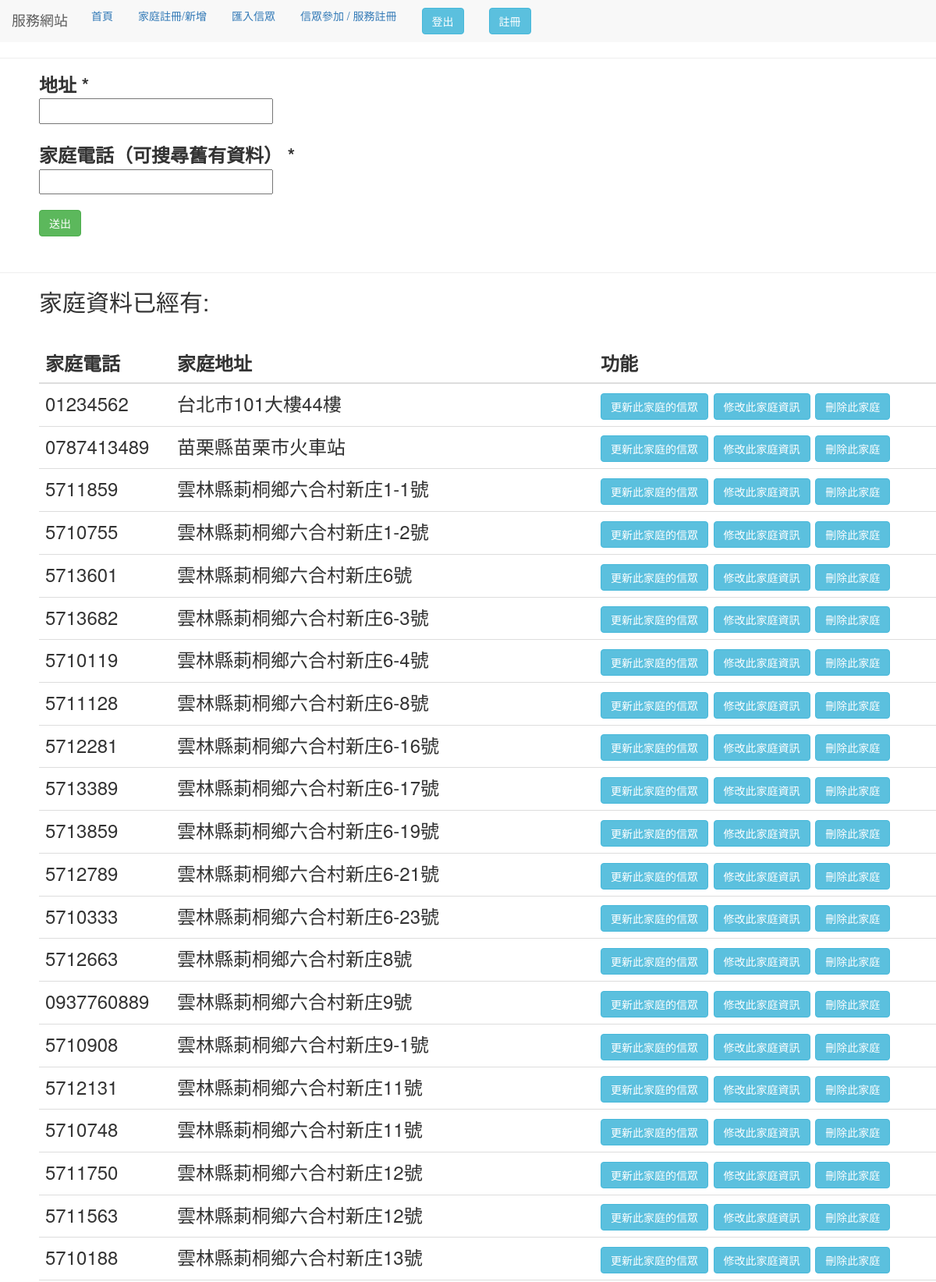
The page /home_register (signed in, upper part) on the database its author committed.
### use_app/models.py (models this page shows)
class Home(models.Model):
    address = models.CharField(verbose_name='地址', max_length=100)
    home_phone = models.CharField(verbose_name='家庭電話', max_length=100)
    class Meta:
        verbose_name_plural = '家庭資料庫'

### use_app/views.py (the view, shortened to what this page needs)
# urls.py: path('home_register', views.home_form),
@login_required(login_url='/use_login')
def home_form(request):
    form = homeform(request.POST or None)
    title_one = "家庭電話"
    title_two = "家庭地址"
    get_x = "家庭資料"
    get_all_data = Home.objects.all()  # 表單資料
    load_js = "home"
    x_bug = ""
    context = locals()
    return render(request, "form.html", context)

### use_app/forms.py
class homeform(forms.Form):
    address = forms.CharField(label="地址")
    phone = forms.CharField(label="家庭電話",
                            validators=[
                                validators.RegexValidator(
                                    "(^\d{2}-?\d{3}-?\d{4}$)|(^\d{10}$)",
                                    message='請輸入正確格式的電話號碼！')
                            ])

### templates/form.html (shortened to what this page needs)
{% extends "base.html" %}
{% block form %}
<head>
    <link rel="stylesheet" href="//code.jquery.com/ui/1.12.1/themes/base/jquery-ui.css">
</head>
<body>
    <div style="margin-left:50px;">
        <form method='POST' enctype="multipart/form-data" novalidate>
            <div class="col-6">
                <label for="id_address" class="control-label requiredField">
                    地址
                    <span class="asteriskField">*</span>
                </label>
                <br />
                {{form.address}}
                <br /><br />
                <label for="id_phone" class="control-label requiredField">
                    家庭電話（可搜尋舊有資料）
                    <span class="asteriskField">*</span>
                </label>
                <br />
                {{form.phone}}
            </div>
            <input type="submit" class="btn btn-success" value="送出" style="margin-top:20px">
        </form>
    </div>
    <br>
    <hr>
    <div style="margin-left:50px;">
        <h2>{{ get_x }}已經有:</h2>
        {% if get_all_data.all %}
        <br>
        <table class="table" id="data_table">
            <thead>
                <tr>
                    <th scope="col">{{title_one}}</th>
                    <th scope="col">{{title_two}}</th>
                    <th scope="col">功能</th>
                </tr>
            </thead>
            <tbody>
                {% for c in get_all_data.all %}
                <tr>
                    {% if c.home_phone %}
                    <td id="{{c.home_phone}}"> {{ c.home_phone }} </td>
                    {% endif %} {% if c.address %}
                    <td id="{{c.address}}"> {{ c.address }} </td>
                    {% endif %}
                    <td><a href="home/{{c.pk}}"><button class="btn btn-info fix">更新此家庭的信眾</button></a>
                        <button class="btn btn-info fix" value="{{c.address}}/{{c.home_phone }}">修改此家庭資訊 </button>
                        <button class="btn btn-info del" value="{{c.home_phone}}">刪除此家庭 </button> </td>
                </tr>
                {% endfor %}
            </tbody>
        </table>
        {% else %}
        <p>無資料</p>
        {% endif %}
    </div>
</body>
{% endblock %}

### rows shown on the page
Home: home_phone "01234562", address "台北市101大樓44樓"
Home: home_phone "0787413489", address "苗栗縣苗栗市火車站"
Home: home_phone "5711859", address "雲林縣莿桐鄉六合村新庄1-1號"
Home: home_phone "5710755", address "雲林縣莿桐鄉六合村新庄1-2號"
Home: home_phone "5713601", address "雲林縣莿桐鄉六合村新庄6號"
Home: home_phone "5713682", address "雲林縣莿桐鄉六合村新庄6-3號"
Home: home_phone "5710119", address "雲林縣莿桐鄉六合村新庄6-4號"
Home: home_phone "5711128", address "雲林縣莿桐鄉六合村新庄6-8號"
Home: home_phone "5712281", address "雲林縣莿桐鄉六合村新庄6-16號"
Home: home_phone "5713389", address "雲林縣莿桐鄉六合村新庄6-17號"
Home: home_phone "5713859", address "雲林縣莿桐鄉六合村新庄6-19號"
Home: home_phone "5712789", address "雲林縣莿桐鄉六合村新庄6-21號"
Home: home_phone "5710333", address "雲林縣莿桐鄉六合村新庄6-23號"
Home: home_phone "5712663", address "雲林縣莿桐鄉六合村新庄8號"
Home: home_phone "0937760889", address "雲林縣莿桐鄉六合村新庄9號"
Home: home_phone "5710908", address "雲林縣莿桐鄉六合村新庄9-1號"
Home: home_phone "5712131", address "雲林縣莿桐鄉六合村新庄11號"
Home: home_phone "5710748", address "雲林縣莿桐鄉六合村新庄11號"
Home: home_phone "5711750", address "雲林縣莿桐鄉六合村新庄12號"
Home: home_phone "5711563", address "雲林縣莿桐鄉六合村新庄12號"
Home: home_phone "5710188", address "雲林縣莿桐鄉六合村新庄13號"

### other values the page prints
{{ get_x }} "家庭資料"
{{ title_one }} "家庭電話"
{{ title_two }} "家庭地址"
